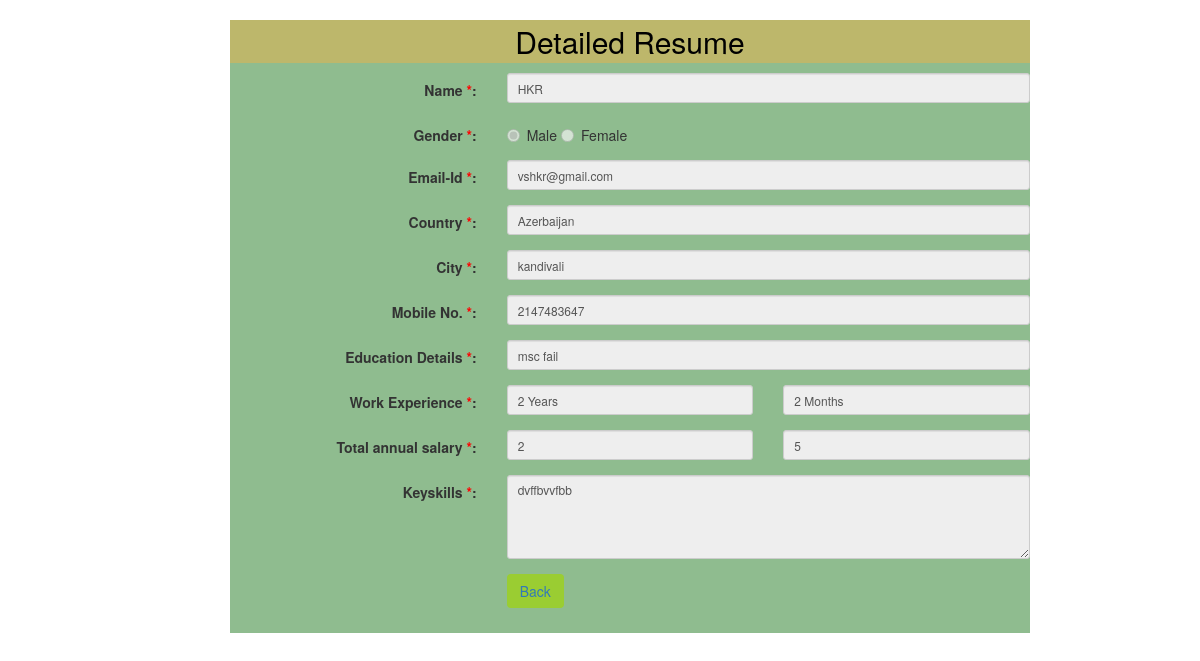
Screenshot of /resumedetail1.php?id=1 (signed in) with the database file from the repository.
### tables this page shows
CREATE TABLE IF NOT EXISTS `resume` (
  `id` int(11) NOT NULL AUTO_INCREMENT,
  `Title` varchar(255) NOT NULL,
  `Name` varchar(255) NOT NULL,
  `Gender` varchar(255) NOT NULL,
  `Email-id` varchar(255) NOT NULL,
  `Country` varchar(255) NOT NULL,
  `State` varchar(255) NOT NULL,
  `City` varchar(255) NOT NULL,
  `Mobile_no` int(10) NOT NULL,
  `Edu_basic` varchar(255) NOT NULL,
  `Work_exp_y` varchar(255) NOT NULL,
  `Work_exp_m` varchar(255) NOT NULL,
  `sal_lakhs` int(20) NOT NULL,
  `sal_thousand` int(20) NOT NULL,
  `Keyskills` varchar(255) NOT NULL,
  `Resume` varchar(255) NOT NULL,
  `Photo` varchar(255) NOT NULL,
  PRIMARY KEY (`id`)
);

### resumedetail1.php (the view, shortened to what this page needs)
<!Doctype html>
<html>
<head>
<link rel="stylesheet" href="https://maxcdn.bootstrapcdn.com/bootstrap/3.3.7/css/bootstrap.min.css">
</head>
<body>
<?php
include "dbconnect.php";
if(isset($_GET['id']))
{
	$id=$_GET['id'];
}
$sql="select *from resume where id=$id";
$result=$conn->query($sql);
$row=$result->fetch_assoc();
?>
<div class="container">
<div  style="width:800px;margin-left:200px;background-color:#8FBC8F;padding:0px 0px 10px 0px;">
<center><h2 style="background-color:#BDB76B;color:black;padding:5px;">Detailed Resume</h2></center>
<form class="form-horizontal" name="Fresume" enctype="multipart/form-data" id="Fresume" method="post" action="" >
<div class="form-group">
<label class="control-label col-sm-4" for="Name">Name<span style="color:red;"> *</span>: </label>
<div class="col-sm-8">
<input type="text" class="form-control input-sm" name="name" value="<?php echo $row['Name'];?>" disabled>
</div>
</div>
<div class="form-group">
<label class="control-label col-sm-4" for="Gender">Gender<span style="color:red;"> *</span>: </label>
<div class="radio col-sm-8">
  <label><input type="radio" name="gender" value="Male" <?php if($row['Gender']=="Male"){echo "checked";} ?> disabled>Male</label>
  <label><input type="radio" name="gender" value="Female" <?php if($row['Gender']=="Female"){echo "checked";} ?> disabled>Female</label>
</div>
</div>
<div class="form-group">
<label class="control-label col-sm-4" for="email">Email-Id<span style="color:red;"> *</span>: </label>
<div class="col-sm-8">
<input type="email" class="form-control input-sm" value="<?php echo $row['Email-id'];?>" name="email" disabled>
</div>
</div>
<div class="form-group">
  <label class="control-label col-sm-4" for="Country">Country<span style="color:red;"> *</span>:</label>
  <div class="col-sm-8">
  <input type="text" class="form-control input-sm" value="<?php echo $row['Country'];?>" name="country" disabled>
  </div>
</div>
<div class="form-group">
<label class="control-label col-sm-4" for="City">City<span style="color:red;"> *</span>: </label>
<div class="col-sm-8">
<input type="text" class="form-control input-sm" value="<?php echo $row['City'];?>" name="city" disabled>
</div>
</div>
<div class="form-group">
<label class="control-label col-sm-4" for="Mobile_no">Mobile No.<span style="color:red;"> *</span>: </label>
<div class="col-sm-8">
<input type="text" class="form-control input-sm" value="<?php echo $row['Mobile_no'];?>" name="mobile_no" disabled>
</div>
</div>
<div class="form-group">
<label class="control-label col-sm-4" for="Gender">Education Details<span style="color:red;"> *</span>: </label>
<div class="col-sm-8">
<input type="text" class="form-control input-sm" value="<?php echo $row['Edu_basic'];?>" name="Edu" Placeholder="Enter qualifiacation" required disabled>
</div>
</div>
<div class="form-group">
  <label class="control-label col-sm-4" for="Country">Work Experience<span style="color:red;"> *</span>:</label>
  <div class="col-sm-4">
 <input type="text" class="form-control input-sm" name="exp_in_years" value="<?php echo $row['Work_exp_y'];?>" disabled>
</div>
<div class="col-sm-4">
<input type="text" class="form-control input-sm" name="exp_in_months" value="<?php echo $row['Work_exp_m'];?>" disabled>
</div>
</div>
<div class="form-group">
  <label class="control-label col-sm-4" for="Country" required>Total annual salary<span style="color:red;"> *</span>:</label>
  <div class="col-sm-4">
  <input type="text" class="form-control input-sm" name="lakhs" value="<?php echo $row['sal_lakhs'];?>" disabled>
			</div>
		<div class="col-sm-4">
		<input type="text" class="form-control input-sm" name="thousand" value="<?php echo $row['sal_thousand'];?>" disabled>
			</div>
	</div>
<div class="form-group">
<label class="control-label col-sm-4" for="Name">Keyskills<span style="color:red;"> *</span>: </label>
<div class="col-sm-8">
<textarea  class="form-control input-sm"  name="keyskill"  rows="4" disabled><?php echo $row['Keyskills'];?></textarea>
</div>
</div>
 <div class="form-group">
<div class="col-sm-offset-4 col-sm-8">
<a href="resumelist.php"><button type="button" class="btn" Value="Back" style="background-color:#9ACD32;">Back</button></a>
</div>
</div>
</form>
</div>
</div>
<br>
<br>
</body>
</html>

### rows the page displays
resume: name "HKR", Gender "☑ Male", Gender "☐ Female", email "vshkr@gmail.com", country "Azerbaijan", city "kandivali", mobile_no "2147483647", Edu "msc fail", exp_in_years "2 Years", exp_in_months "2 Months", lakhs "2", thousand "5", keyskill "dvffbvvfbb"
